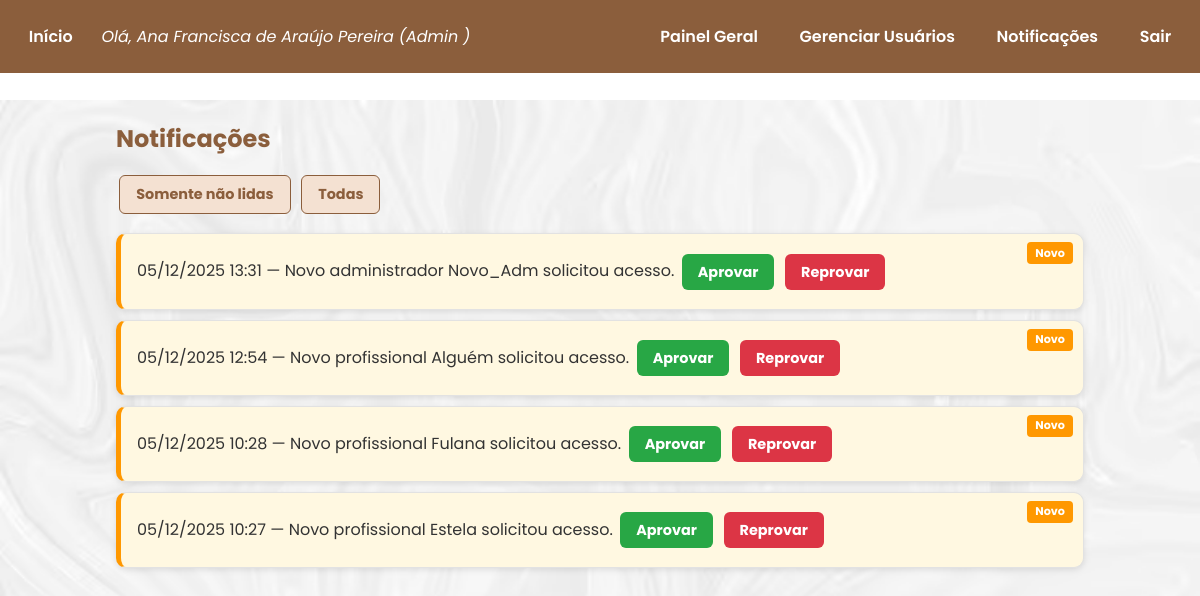
The app's page /notificacoes (signed in) with its own data.
### models.py (models this page shows)
class User(db.Model):
    __tablename__ = 'tb_usuarios'
    id = db.Column('usu_id', db.Integer, primary_key=True)
    nome = db.Column('usu_nome', db.String(200), nullable=False)
    email = db.Column('usu_email', db.String(200), unique=True, nullable=False)
    senha_hash = db.Column('usu_senha', db.String(200), nullable=False)
    perfil = db.Column(
        'usu_tipo',
        db.Enum('cliente', 'profissional', 'admin', name='perfil_enum'),
        nullable=False,
        default='cliente'
    )
    is_ativo = db.Column('usu_ativo', db.Boolean, nullable=False, default=True)
    cliente = db.relationship(
        'Cliente',
        uselist=False,
        back_populates='user',
        cascade='all, delete-orphan'
    )
    profissional = db.relationship(
        'Profissional',
        uselist=False,
        back_populates='user',
        cascade='all, delete-orphan'
    )
    administrador = db.relationship(
        'Administrador',
        uselist=False,
        back_populates='user',
        cascade='all, delete-orphan'
    )
    notificacoes = db.relationship(
        'Notificacao',
        back_populates='user',
        cascade='all, delete-orphan'
    )

class Notificacao(db.Model):
    __tablename__ = 'tb_notificacoes'
    id = db.Column('not_id', db.Integer, primary_key=True)
    user_id = db.Column(
        'not_usu_id',
        db.Integer,
        db.ForeignKey('tb_usuarios.usu_id'),
        nullable=False
    )
    mensagem = db.Column('not_mensagem', db.String(500), nullable=False)
    lida = db.Column('not_lida', db.Boolean, default=False)
    criado_em = db.Column('not_criado_em', db.DateTime, default=datetime.utcnow)
    tipo = db.Column('not_tipo', db.String(50))      # 'pedido_admin', 'pedido_profissional', etc.
    alvo_id = db.Column('not_alvo_id', db.Integer)   # id do usuário que será aprovado/reprovado
    user = db.relationship('User', back_populates='notificacoes')

### app.py (the view)
@app.route('/notificacoes')
@exige_login
def notificacoes():
    u = current_user()
    filtro = request.args.get("filtro", "todas")
    query = Notificacao.query.filter_by(user_id=u.id).order_by(Notificacao.criado_em.desc())
    if filtro == "nao_lidas":
        query = query.filter_by(lida=False)
    notifs = query.all()
    return render_template('notificacoes.html', user=u, notificacoes=notifs)

### app.py (called while the page is built)
def current_user():
    uid = session.get('user_id')
    if not uid:
        return None
    return User.query.get(uid)

def exige_login(func):
    from functools import wraps
    @wraps(func)
    def wrapper(*args, **kwargs):
        if not current_user():
            return redirect(url_for('index'))
        return func(*args, **kwargs)
    return wrapper

### templates/notificacoes.html (shortened to what this page needs)
{% extends "base.html" %}
{% block content %}
  <div class="container">
    <h2>Notificações</h2>
    {% if notificacoes %}
      <div style="margin-bottom:1rem;">
        <a href="?filtro=nao_lidas" class="btn btn-secundario">Somente não lidas</a>
        <a href="?filtro=todas" class="btn btn-secundario">Todas</a>
      </div>
      <ul>
      {% for n in notificacoes %}
        <li {% if not n.lida %}class="nao-lida"{% endif %}>
          {{ n.criado_em.strftime('%d/%m/%Y %H:%M') }} — {{ n.mensagem }}
          {% if user.perfil == 'admin' and n.tipo == 'pedido_admin' %}
            <a href="{{ url_for('aprovar_admin', user_id=n.alvo_id) }}" class="btn btn-success">Aprovar</a>
            <a href="{{ url_for('reprovar_admin', user_id=n.alvo_id) }}" class="btn btn-danger">Reprovar</a>
          {% elif user.perfil == 'admin' and n.tipo == 'pedido_profissional' %}
            <a href="{{ url_for('aprovar_profissional', user_id=n.alvo_id) }}" class="btn btn-success">Aprovar</a>
            <a href="{{ url_for('reprovar_profissional', user_id=n.alvo_id) }}" class="btn btn-danger">Reprovar</a>
          {% endif %}
        </li>
      {% endfor %}
      </ul>
    {% else %}
      <p>Sem notificações.</p>
    {% endif %}
  </div>
{% endblock %}

### templates/base.html (shortened to what this page needs)
<!doctype html>
<html lang="pt-BR">
<head>
    <link rel="stylesheet" href="{{ url_for('static', filename='css/style.css') }}">
</head>
<body>
    <header>
        <div class="nav">
            <a href="{{ url_for('index') }}">Início</a>
            {% if user %}
                <span>
                    Olá, {{ user.nome }}
                    ({{ user.perfil|capitalize }}
                    )
                </span>
                {% if user.perfil == 'cliente' %}
                    <a href="{{ url_for('minhas_reservas') }}">Minhas Reservas</a>
                {% elif user.perfil == 'profissional' %}
                    <a href="{{ url_for('dashboard_profissional') }}">Meus Agendamentos</a>
                {% elif user.perfil == 'admin' %}
                    <a href="{{ url_for('dashboard_admin') }}">Painel Geral</a>
                    <a href="{{ url_for('painel_usuarios') }}">Gerenciar Usuários</a>
                {% endif %}
                <a href="{{ url_for('notificacoes') }}">Notificações</a>
                <a href="{{ url_for('logout') }}">Sair</a>
            {% endif %}
        </div>
    </header>
    <main>
        {% block content %}{% endblock %}
    </main>
</body>
</html>

### static/css/style.css (style rules this page uses)
* { margin: 0; padding: 0; box-sizing: border-box; }
:root { --cor-primaria: #8B5E3C; --cor-secundaria: #F4E1D2; --cor-destaque: #FF6B35; --cor-fundo: #f9f7f6; --cor-texto: #333; --cor-sucesso: #d4edda; --cor-perigo: #f8d7da; --cor-aviso: #fff3cd; --cor-info: #d1ecf1; }
body { font-family: 'Poppins'; color: var(--cor-texto); min-height: 100vh; display: flex; flex-direction: column; background-image: url('../imgs/plano_de_fundo(2).jpg'); background-repeat: no-repeat; background-size: 100%; background-position: center; }
.container { max-width: 1000px; margin: 2rem auto; padding: 1rem; }
.nav { background: var(--cor-primaria); color: #fff; padding: 1rem; display: flex; gap: 1rem; align-items: center; justify-content: space-between; }
.nav a { color: #fff; text-decoration: none; font-weight: 600; padding: 0.5rem 0.8rem; border-radius: 6px; transition: background 0.3s; }
.nav span { margin-right: auto; font-style: italic; }
button, .btn { background: var(--cor-primaria); color: #fff; border: none; padding: 0.8rem 1.2rem; border-radius: 8px; font-size: 1rem; font-weight: bold; cursor: pointer; transition: transform 0.2s, background 0.3s; }
.btn { display: inline-block; padding: 0.5rem 1rem; border-radius: 6px; margin: 0.2rem; font-size: 0.9rem; cursor: pointer; transition: 0.2s; }
.btn-secundario { background: var(--cor-secundaria); color: var(--cor-primaria); border: 1px solid var(--cor-primaria); }
.btn-success { background: #28a745; color: #fff; }
.btn-danger { background: #dc3545; color: #fff; }
ul { list-style: none; padding: 0; }
ul li, .card { background: #fff; margin: 0.6rem 0; padding: 1rem; border-radius: 10px; box-shadow: 0 2px 6px rgba(0,0,0,0.1); line-height: 1.4; }
h1, h2, h3 { color: var(--cor-primaria); margin-bottom: 1rem; }
a { text-decoration: none; color: #0066cc; }
li { padding: 0.7rem 1rem; margin-bottom: 0.5rem; border-radius: 8px; background: #fafafa; border: 1px solid #e2e2e2; position: relative; }
li.nao-lida { background: #fff8e1; border-left: 5px solid #ff9800; }
li.nao-lida::before { content: "Novo"; background: #ff9800; color: #fff; font-size: 0.7rem; font-weight: bold; padding: 0.2rem 0.5rem; border-radius: 4px; position: absolute; top: 8px; right: 10px; }
li a { font-size: 0.8rem; margin-left: 1rem; color: #0077cc; }

### records on screen
User: nome "Ana Francisca de Araújo Pereira", perfil "Admin"
Notificacao: criado_em "05/12/2025 13:31", mensagem "Novo administrador Novo_Adm solicitou acesso."
Notificacao: criado_em "05/12/2025 12:54", mensagem "Novo profissional Alguém solicitou acesso."
Notificacao: criado_em "05/12/2025 10:28", mensagem "Novo profissional Fulana solicitou acesso."
Notificacao: criado_em "05/12/2025 10:27", mensagem "Novo profissional Estela solicitou acesso."
